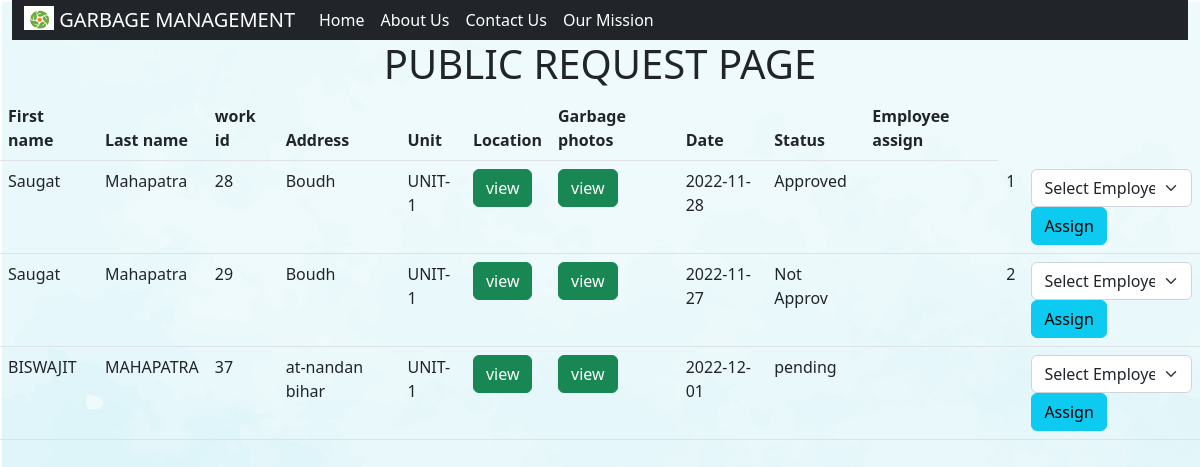
/muncipalty/Public_Work_page.php, run on the app's committed database.
### tables this page shows
CREATE TABLE `public_work` (
  `wid` int(11) NOT NULL,
  `id` int(11) DEFAULT NULL,
  `address` varchar(50) DEFAULT NULL,
  `UNIT` varchar(10) DEFAULT NULL,
  `city` varchar(15) DEFAULT NULL,
  `image` varchar(50) DEFAULT NULL,
  `idate` date DEFAULT NULL,
  `employee` varchar(30) DEFAULT NULL,
  `latitude` double NOT NULL,
  `longitude` double NOT NULL,
  `status` varchar(10) NOT NULL
);

CREATE TABLE `public_data` (
  `id` int(11) NOT NULL,
  `fname` varchar(30) DEFAULT NULL,
  `lname` varchar(30) DEFAULT NULL,
  `dob` date DEFAULT NULL,
  `gender` varchar(2) DEFAULT NULL,
  `email` varchar(30) NOT NULL,
  `phone` int(11) DEFAULT NULL,
  `password` varchar(50) NOT NULL,
  `sig_in_dt` datetime NOT NULL,
  `file_name` varchar(225) NOT NULL
);

### muncipalty/Public_Work_page.php (the view, shortened to what this page needs)
<?php
include 'connection.php';
$sql = "select*from public_work,public_data WHERE public_work.id = public_data.id";
$result = mysqli_query($conn,$sql);
?>
<!DOCTYPE html>
<html lang="en">
<head>
    <link href="https://cdn.jsdelivr.net/npm/bootstrap@5.2.3/dist/css/bootstrap.min.css" rel="stylesheet"
>
</head>
<body>
<div class="container-fluid hello">
       <nav class="navbar navbar-expand-lg navbar-dark bg-dark m-0 p-0">
            <div class="container-fluid">
                <a class="navbar-brand" href="#">
                <img src="../logo1.png" alt="" width="30" height="24" class="d-inline-block align-text-top">
                GARBAGE MANAGEMENT
            </a>
            <div class="collapse navbar-collapse" id="navbarNav">
                <ul class="navbar-nav">
                    <li class="nav-item">
                        <a class="nav-link active a1" aria-current="page" href="../index.php">Home</a>
                    </li>
                    <li class="nav-item">
                        <a class="nav-link a1" href="../About2.php">About Us</a>
                    </li>
                    <li class="nav-item">
                        <a class="nav-link a1" href="../contactForm.php">Contact Us</a>
                    </li>
                    <li class="nav-item">
                        <a class="nav-link a1" href="../disposal.html">Our Mission</a>
                    </li>
            </ul>
          </div>
        </div>
    </nav>
</div>
    <div class="text-center">
        <h1>PUBLIC REQUEST PAGE</h1>
      </div>
    <table class="table">
        <thead>
            <tr>
                <th scope="col">First name</th>
                <th scope="col">Last name</th>
                <th scope="col">work id</th>
                <th scope="col">Address</th>
                <th scope="col">Unit</th>
                <th scope="col">Location</th>
                <th scope="col">Garbage photos</th>
                <th scope="col">Date</th>
                <th scope="col">Status</th>
                <th scope="col">Employee assign</th>
            </tr>
        </thead>
        <tbody>
            <?php
               while($row = mysqli_fetch_assoc($result)){
            ?>
            <tr>
                <td scope="row"><?php echo $row['fname'] ?></td>
                <td scope="row"><?php echo $row['lname'] ?></td>
                <td><?php echo $row['wid'] ?></td>
                <td><?php echo $row['address'] ?></td>
                <td><?php echo $row['UNIT'] ?></td>
                <td><button type="button" class="btn btn-success"><a class="a1"   href="maps_plot.php?id=<?php echo $row['wid']; ?>">view</a></button></td>
                <td><button type="button" class="btn btn-success"><a class="a1" href="../public-garbage-image/<?php echo $row['image'] ?>">view</a></button></td>
                <td><?php echo $row['idate'] ?></td>
                <td><?php echo $row['status'] ?><td>
                <td><?php echo $row['employee'] ?></td>
                <td>
                            <form action="public_work_assign.php" method="POST">
                            <select class="form-select" aria-label="Default select example" name="wor_id" Required>
                                <option selected>Select Employee id</option>
                                </select>
                               <button type="submit" class="btn btn-info">Assign</button>
                        </form>
                </td>
            </tr>
            <?php
            }
            ?>
            </tbody>
    </table>
</body>
</html>

### muncipalty/Public_Work_page.php (style rules this page uses)
.a1 { text-decoration: none; color: white; }
body { background-image:url('../69.jpg'); }

### data on the page
public_work: public_data.fname "Saugat", public_data.lname "Mahapatra", wid "28", address "Boudh", UNIT "UNIT-1", idate "2022-11-28", status "Approved", employee "1"
public_work: public_data.fname "Saugat", public_data.lname "Mahapatra", wid "29", address "Boudh", UNIT "UNIT-1", idate "2022-11-27", status "Not Approv", employee "2"
public_work: public_data.fname "BISWAJIT", public_data.lname "MAHAPATRA", wid "37", address "at-nandan bihar", UNIT "UNIT-1", idate "2022-12-01", status "pending"
